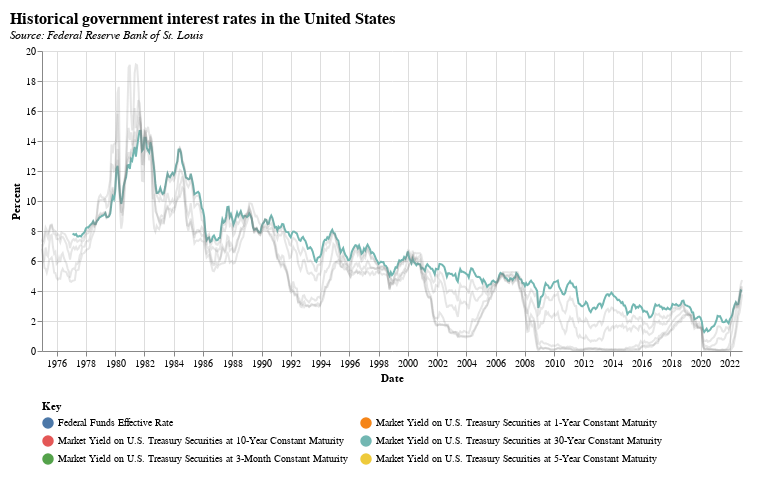

Express this chart as Vega-Lite.
### Vega-Lite specification from a JSON file in a GitHub repository (floating-point values rounded to 4 significant figures; data arrays with more than 128 entries replaced by an {"elided": "..."} marker saying what was removed)
{"$schema": "https://vega.github.io/schema/vega-lite/v5.json", "description": "Historical government interest rates in the United States", "title": {"text": "Historical government interest rates in the United States", "fontSize": 16, "subtitle": "Source: Federal Reserve Bank of St. Louis", "subtitleFontStyle": "italic", "subtitleFontSize": 12, "anchor": "start", "color": "black"}, "data": {"values": {"elided": "3450 records"}}, "height": 300, "width": 700, "encoding": {"x": {"field": "DATE", "type": "temporal", "title": "Date"}, "y": {"field": "yield", "type": "quantitative", "title": "Percent"}, "color": {"condition": {"param": "hover", "field": "code", "type": "nominal", "title": "Key", "legend": {"columns": 2, "labelLimit": 900, "orient": "bottom", "labelExpr": "{'FEDFUNDS': 'Federal Funds Effective Rate', 'GS30': 'Market Yield on U.S. Treasury Securities at 30-Year Constant Maturity', 'GS10': 'Market Yield on U.S. Treasury Securities at 10-Year Constant Maturity', 'GS5': 'Market Yield on U.S. Treasury Securities at 5-Year Constant Maturity', 'GS1': 'Market Yield on U.S. Treasury Securities at 1-Year Constant Maturity', 'GS3M':'Market Yield on U.S. Treasury Securities at 3-Month Constant Maturity'}[datum.label]"}}, "value": "grey"}, "opacity": {"condition": {"param": "hover", "value": 1}, "value": 0.2}}, "layer": [{"params": [{"name": "hover", "value": [{"code": "GS30"}], "select": {"type": "point", "fields": ["code"], "on": "mouseover"}}], "mark": {"type": "line", "strokeWidth": 10, "stroke": "transparent"}}, {"mark": "line"}, {"encoding": {"x": {"aggregate": "max", "field": "date"}, "y": {"aggregate": {"argmax": "DATE"}, "field": "percent"}}, "layer": [{"mark": {"type": "circle"}}, {"mark": {"type": "text", "align": "left", "dx": 4}, "encoding": {"text": {"field": "code", "type": "nominal"}}}]}], "config": {"view": {"stroke": null}, "padding": 10}}
